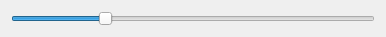
<?xml version="1.0" encoding="UTF-8"?>
<ui version="4.0">
 <class>SliderDialog</class>
 <widget class="QDialog" name="SliderDialog">
  <property name="geometry">
   <rect>
    <x>0</x>
    <y>0</y>
    <width>386</width>
    <height>33</height>
   </rect>
  </property>
  <property name="windowTitle">
   <string>Dialog</string>
  </property>
  <layout class="QGridLayout" name="gridLayout">
   <item row="0" column="0">
    <widget class="QSlider" name="horizontalSlider">
     <property name="maximum">
      <number>1000</number>
     </property>
     <property name="value">
      <number>250</number>
     </property>
     <property name="orientation">
      <enum>Qt::Horizontal</enum>
     </property>
    </widget>
   </item>
  </layout>
 </widget>
 <resources/>
 <connections/>
</ui>
